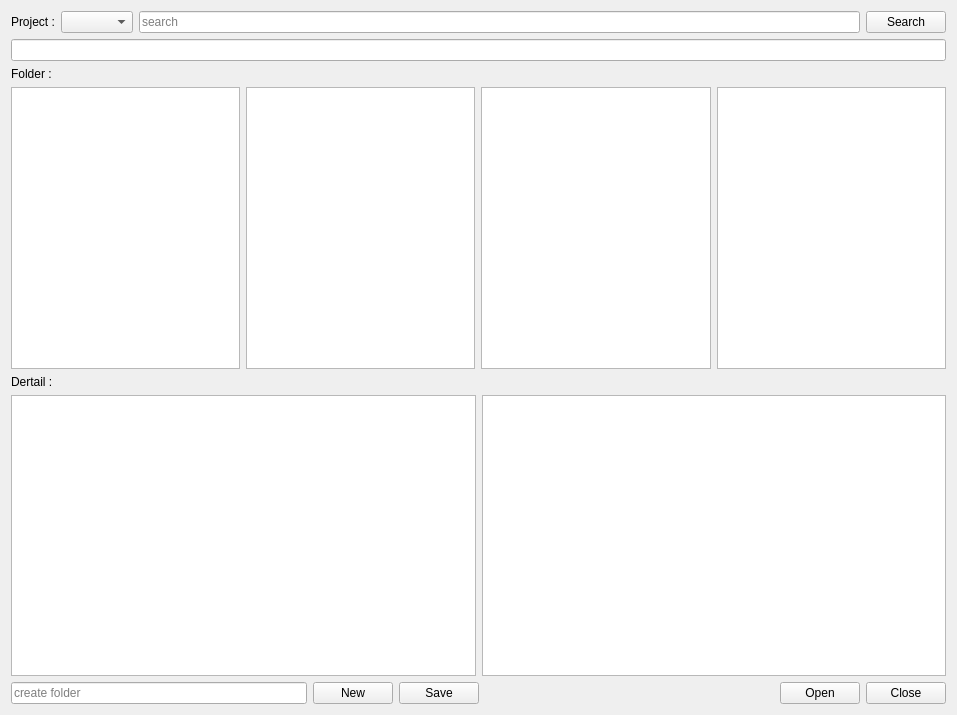
<?xml version="1.0" encoding="UTF-8"?>
<ui version="4.0">
 <class>Form</class>
 <widget class="QWidget" name="Form">
  <property name="geometry">
   <rect>
    <x>0</x>
    <y>0</y>
    <width>957</width>
    <height>715</height>
   </rect>
  </property>
  <property name="windowTitle">
   <string>Form</string>
  </property>
  <layout class="QVBoxLayout" name="verticalLayout_2">
   <item>
    <layout class="QHBoxLayout" name="horizontalLayout_2">
     <item>
      <widget class="QLabel" name="proj_label">
       <property name="text">
        <string>Project :</string>
       </property>
      </widget>
     </item>
     <item>
      <widget class="QComboBox" name="proj_comboBox"/>
     </item>
     <item>
      <widget class="QLineEdit" name="path_lineEdit_2">
       <property name="text">
        <string/>
       </property>
       <property name="placeholderText">
        <string>search</string>
       </property>
      </widget>
     </item>
     <item>
      <widget class="QPushButton" name="search_Button">
       <property name="text">
        <string>Search</string>
       </property>
      </widget>
     </item>
    </layout>
   </item>
   <item>
    <widget class="QLineEdit" name="path_lineEdit"/>
   </item>
   <item>
    <widget class="QLabel" name="folder_label">
     <property name="text">
      <string>Folder :</string>
     </property>
    </widget>
   </item>
   <item>
    <layout class="QVBoxLayout" name="verticalLayout">
     <item>
      <layout class="QHBoxLayout" name="horizontalLayout_3">
       <item>
        <widget class="QListWidget" name="assetshot_listWidget"/>
       </item>
       <item>
        <widget class="QListWidget" name="char_listWidget"/>
       </item>
       <item>
        <widget class="QListWidget" name="department_listWidget"/>
       </item>
       <item>
        <widget class="QListWidget" name="verpub_listWidget"/>
       </item>
      </layout>
     </item>
     <item>
      <widget class="QLabel" name="detail_label">
       <property name="frameShape">
        <enum>QFrame::NoFrame</enum>
       </property>
       <property name="text">
        <string>Dertail :</string>
       </property>
      </widget>
     </item>
     <item>
      <layout class="QHBoxLayout" name="horizontalLayout_4">
       <item>
        <widget class="QListWidget" name="astsht_listWidget"/>
       </item>
       <item>
        <widget class="QListWidget" name="result_listWidget"/>
       </item>
      </layout>
     </item>
    </layout>
   </item>
   <item>
    <layout class="QHBoxLayout" name="horizontalLayout">
     <item>
      <widget class="QLineEdit" name="create_lineEdit">
       <property name="placeholderText">
        <string>create folder</string>
       </property>
      </widget>
     </item>
     <item>
      <widget class="QPushButton" name="create_Button_2">
       <property name="text">
        <string>New</string>
       </property>
      </widget>
     </item>
     <item>
      <widget class="QPushButton" name="save_Button">
       <property name="text">
        <string>Save</string>
       </property>
      </widget>
     </item>
     <item>
      <spacer name="horizontalSpacer">
       <property name="orientation">
        <enum>Qt::Horizontal</enum>
       </property>
       <property name="sizeHint" stdset="0">
        <size>
         <width>40</width>
         <height>20</height>
        </size>
       </property>
      </spacer>
     </item>
     <item>
      <widget class="QPushButton" name="open_Button">
       <property name="text">
        <string>Open</string>
       </property>
      </widget>
     </item>
     <item>
      <widget class="QPushButton" name="close_Button">
       <property name="text">
        <string>Close</string>
       </property>
      </widget>
     </item>
    </layout>
   </item>
  </layout>
 </widget>
 <resources/>
 <connections/>
</ui>
